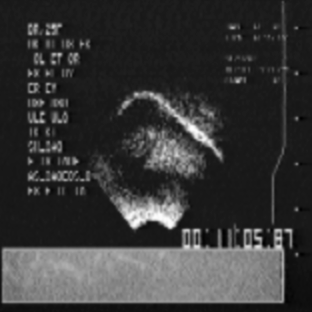
%> input picture tongue.png, 312 x 312 px
$ octave --eval "result = preprocess_im('tongue.png');"   (GNU Octave 9; MATLAB toolbox functions it lacks are replaced by stand-ins)
%> lines starting %> are read from the running program, lines starting %| are printed output that depends on the picture
function im = preprocess_im(filename)
%> called with filename = 'tongue.png'
  im = imread(filename);
%> im is the input picture: size 312x312 uint8; min 0, max 254, mean 55.6
  im = double(im);
%> im: size 312x312 double
  imax = max(max(im));
%> imax = 254
  imin = min(min(im));
%> imin = 0
  im = (im - imin) / (imax - imin);
  im = -im;
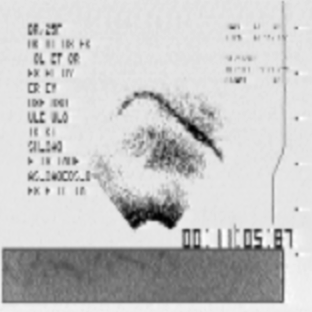
%> im: size 312x312 double; min -1, max 0, mean -0.219; drawn with min black and max white
